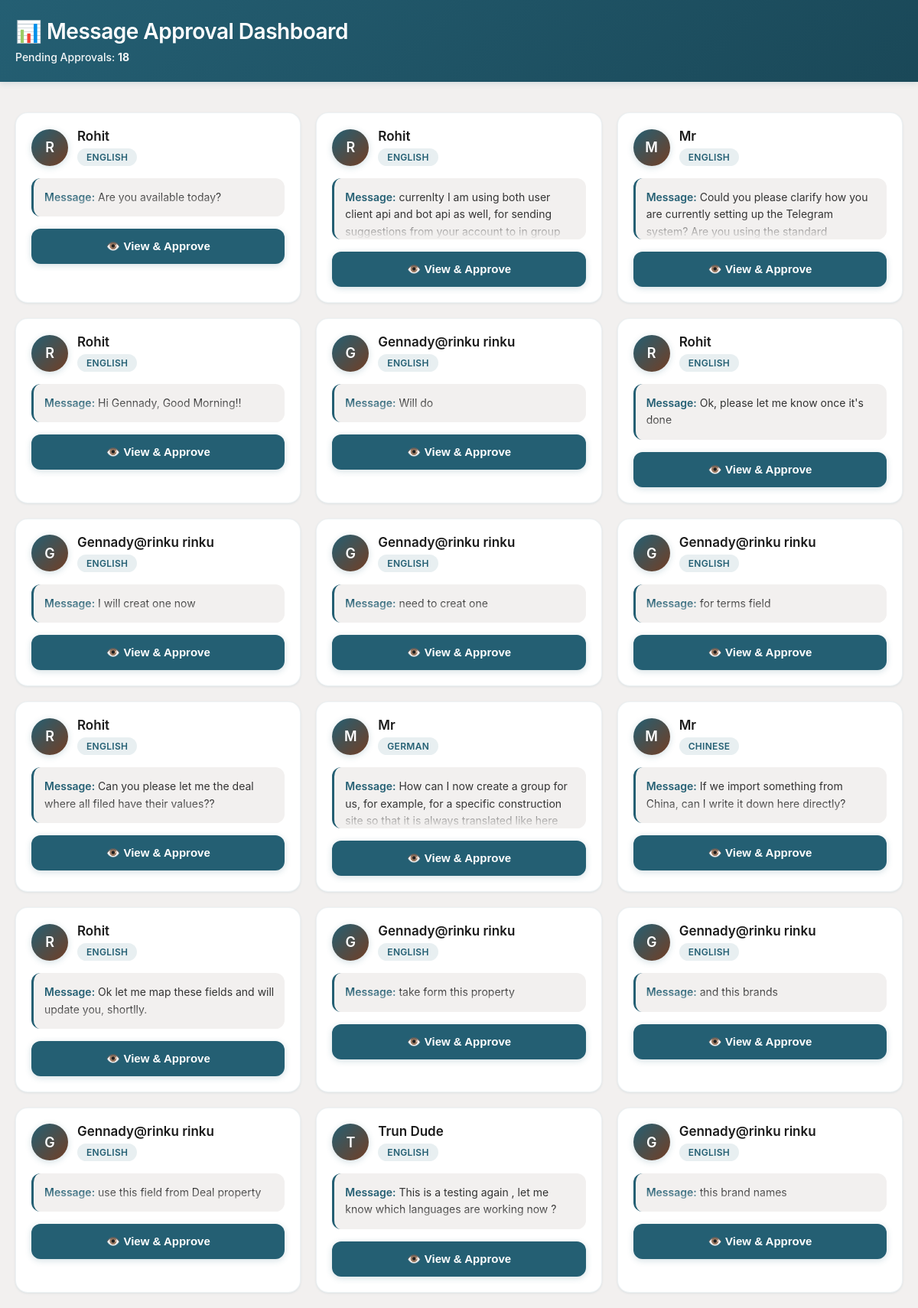
Before: / with the older database file.
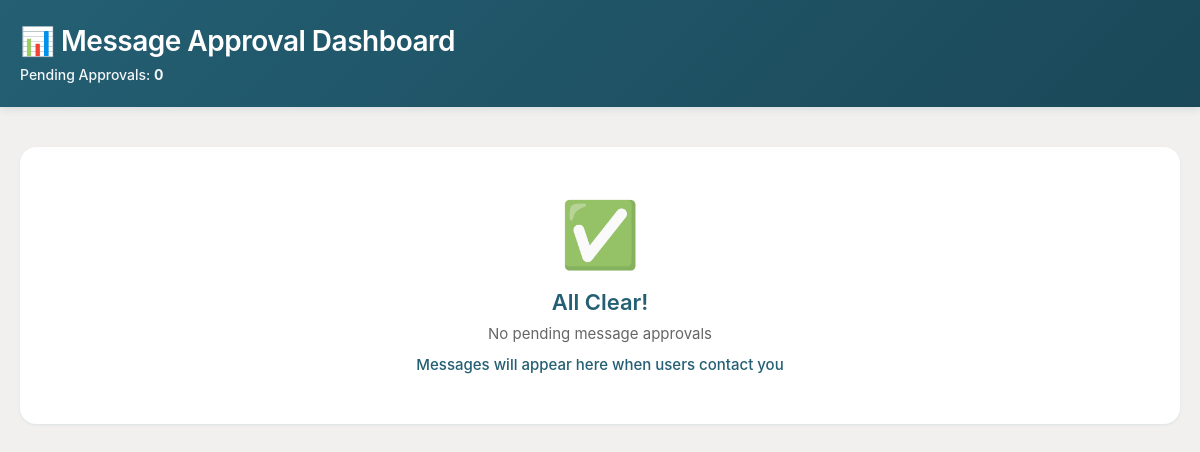
After: the same page with the newer database file.
### tables this page shows
CREATE TABLE pending_approvals
                 (token TEXT PRIMARY KEY,
                  user_id INTEGER,
                  sender_name TEXT,
                  incoming_msg TEXT,
                  ai_suggestion TEXT,
                  language TEXT,
                  timestamp DATETIME, is_group INTEGER DEFAULT 0, chat_id INTEGER, chat_title TEXT, topic_id INTEGER, topic_name TEXT, source_language TEXT DEFAULT 'en', translated_message TEXT, original_message TEXT);

### dashboard_groups.py (the view)
@app.route('/')
def home():
    approvals = get_all_pending_approvals()
    if translator:
        for token, data in approvals.items():
            lang_code = data.get('source_language', 'en')
            data['language_name'] = translator.LANGUAGES.get(lang_code, lang_code)
    return render_template('home.html', approvals=approvals)

### dashboard_groups.py (called while the page is built)
def get_db_connection_read():
    conn = sqlite3.connect('bot_data.db', timeout=20, check_same_thread=False)
    conn.execute('PRAGMA query_only = ON')
    return conn

### templates/home.html (shortened to what this page needs)
<!DOCTYPE html>
<html lang="en">
<head>
</head>
<body>
    <div class="header">
        <div class="header-content">
            <h1>📊 Message Approval Dashboard</h1>
            <p>Pending Approvals: <strong>{{ approvals|length }}</strong></p>
        </div>
    </div>
    <div class="container">
        {% if approvals %}
            <div class="approvals-grid">
                {% for token, data in approvals.items() %}
                <div class="approval-card" onclick="window.location.href='/approve/{{ token }}'">
                    <div class="card-header">
                        <div class="avatar">{{ data.sender_name[0].upper() }}</div>
                        <div class="card-info">
                            <h3>{{ data.sender_name }}</h3>
                            <span class="badge">{{ data.language }}</span>
                        </div>
                    </div>
                    <div class="message-preview">
                        <strong>Message:</strong> {{ data.incoming_msg }}
                    </div>
                    <button class="view-button">
                        👁️ View & Approve
                    </button>
                </div>
                {% endfor %}
            </div>
        {% else %}
            <div class="empty-state">
                <div class="empty-icon">✅</div>
                <h2>All Clear!</h2>
                <p>No pending message approvals</p>
                <p>Messages will appear here when users contact you</p>
            </div>
        {% endif %}
    </div>
</body>
</html>

### templates/home.html (style rules this page uses)
:root { --color-offwhite: #F2F0EF; --color-gray: #BBBDBC; --color-teal: #245F73; --color-brown: #733E24; --color-teal-light: rgba(36, 95, 115, 0.1); --color-teal-dark: #1a4858; }
* { margin: 0; padding: 0; box-sizing: border-box; }
body { font-family: -apple-system, BlinkMacSystemFont, 'Segoe UI', Roboto, 'Helvetica Neue', sans-serif; background: var(--color-offwhite); padding: 0; min-height: 100vh; }
.header { background: linear-gradient(135deg, var(--color-teal) 0%, var(--color-teal-dark) 100%); color: white; padding: 24px 20px; box-shadow: 0 2px 8px rgba(36, 95, 115, 0.15); position: sticky; top: 0; z-index: 100; }
.header-content { max-width: 1200px; margin: 0 auto; }
.header h1 { font-size: clamp(20px, 5vw, 28px); margin-bottom: 8px; font-weight: 600; letter-spacing: -0.5px; }
.header p { opacity: 0.95; font-size: 14px; font-weight: 500; }
.container { max-width: 1200px; margin: 0 auto; padding: 20px; }
.empty-state { text-align: center; padding: 48px 20px; background: white; border-radius: 16px; box-shadow: 0 1px 3px rgba(36, 95, 115, 0.1); margin-top: 20px; }
.empty-icon { font-size: 64px; margin-bottom: 16px; opacity: 0.8; }
.empty-state h2 { color: var(--color-teal); margin-bottom: 8px; font-size: 22px; font-weight: 600; }
.empty-state p { color: #666; font-size: 15px; line-height: 1.5; }
.empty-state p:last-child { margin-top: 8px; color: var(--color-teal); font-weight: 500; }

Changed rows visible on the page:
removed pending_approvals: sender_name "R", sender_name "Rohit", language "ENGLISH", incoming_msg "Are you available today?"
removed pending_approvals: sender_name "R", sender_name "Rohit", language "ENGLISH", incoming_msg "currenlty I am using both user client api and bot api as well, for sending suggestions from your account to in group…"
removed pending_approvals: sender_name "M", sender_name "Mr", language "ENGLISH", incoming_msg "Could you please clarify how you are currently setting up the Telegram system? Are you using the standard…"
removed pending_approvals: sender_name "R", sender_name "Rohit", language "ENGLISH", incoming_msg "Hi Gennady, Good Morning!!"
removed pending_approvals: sender_name "G", sender_name "Gennady@rinku rinku", language "ENGLISH", incoming_msg "Will do"
removed pending_approvals: sender_name "R", sender_name "Rohit", language "ENGLISH", incoming_msg "Ok, please let me know once it's done"
removed pending_approvals: sender_name "G", sender_name "Gennady@rinku rinku", language "ENGLISH", incoming_msg "I will creat one now"
removed pending_approvals: sender_name "G", sender_name "Gennady@rinku rinku", language "ENGLISH", incoming_msg "need to creat one"
removed pending_approvals: sender_name "G", sender_name "Gennady@rinku rinku", language "ENGLISH", incoming_msg "for terms field"
removed pending_approvals: sender_name "R", sender_name "Rohit", language "ENGLISH", incoming_msg "Can you please let me the deal where all filed have their values??"
removed pending_approvals: sender_name "M", sender_name "Mr", language "GERMAN", incoming_msg "How can I now create a group for us, for example, for a specific construction site so that it is always translated like here"
removed pending_approvals: sender_name "M", sender_name "Mr", language "CHINESE", incoming_msg "If we import something from China, can I write it down here directly?"
removed pending_approvals: sender_name "R", sender_name "Rohit", language "ENGLISH", incoming_msg "Ok let me map these fields and will update you, shortlly."
removed pending_approvals: sender_name "G", sender_name "Gennady@rinku rinku", language "ENGLISH", incoming_msg "take form this property"
removed pending_approvals: sender_name "G", sender_name "Gennady@rinku rinku", language "ENGLISH", incoming_msg "and this brands"
removed pending_approvals: sender_name "G", sender_name "Gennady@rinku rinku", language "ENGLISH", incoming_msg "use this field from Deal property"
removed pending_approvals: sender_name "T", sender_name "Trun Dude", language "ENGLISH", incoming_msg "This is a testing again , let me know which languages are working now ?"
removed pending_approvals: sender_name "G", sender_name "Gennady@rinku rinku", language "ENGLISH", incoming_msg "this brand names"
Other visible differences:
{{ approvals|length }}: "18" → "0"
text now shown: "✅ All Clear! No pending message approvals Messages will appear here when users contact you"
